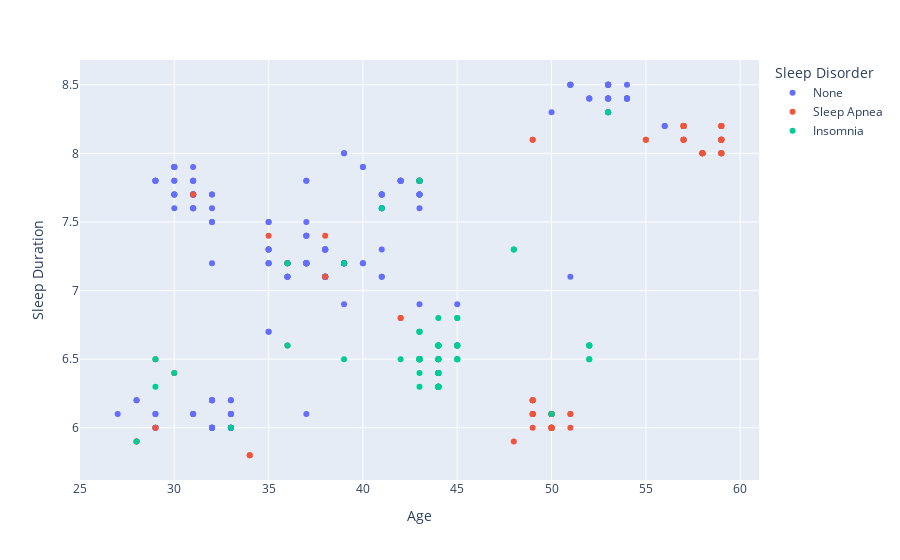

Notebook code cell kept with this figure:
### Code cell
px.scatter(df, x='Age', y='Sleep Duration', labels={'x': 'Age', 'y': 'Sleep Duration'}, color='Sleep Disorder')

### Figure 1 — Plotly figure (JSON) as saved in the notebook; plotly's stock layout.template omitted (floating-point values rounded to 4 significant figures; data arrays with more than 128 entries replaced by an {"elided": "..."} marker saying what was removed)
{"data": [{"hovertemplate": "Sleep Disorder=None<br>Age=%{x}<br>Sleep Duration=%{y}<extra></extra>", "legendgroup": "None", "marker": {"color": "#636efa", "symbol": "circle"}, "mode": "markers", "name": "None", "orientation": "v", "showlegend": true, "type": "scatter", "x": {"elided": "219 int values"}, "xaxis": "x", "y": {"elided": "219 float values"}, "yaxis": "y"}, {"hovertemplate": "Sleep Disorder=Sleep Apnea<br>Age=%{x}<br>Sleep Duration=%{y}<extra></extra>", "legendgroup": "Sleep Apnea", "marker": {"color": "#EF553B", "symbol": "circle"}, "mode": "markers", "name": "Sleep Apnea", "orientation": "v", "showlegend": true, "type": "scatter", "x": [28, 28, 29, 29, 30, 31, 34, 34, 35, 36, 36, 38, 38, 42, 42, 43, 43, 48, 49, 49, 49, 49, 49, 49, 49, 49, 49, 49, 50, 50, 50, 50, 50, 50, 50, 50, 50, 50, 50, 50, 50, 50, 50, 50, 50, 51, 51, 51, 55, 55, 57, 57, 57, 57, 57, 57, 57, 57, 58, 58, 58, 58, 58, 58, 59, 59, 59, 59, 59, 59, 59, 59, 59, 59, 59, 59, 59, 59], "xaxis": "x", "y": [5.9, 5.9, 6.5, 6, 6.4, 7.7, 5.8, 5.8, 7.4, 6.6, 7.2, 7.1, 7.4, 6.8, 6.8, 7.8, 6.5, 5.9, 6, 6.1, 6.1, 6.1, 6.1, 6.2, 6.2, 6.2, 8.1, 8.1, 6.1, 6, 6, 6, 6, 6, 6, 6, 6.1, 6, 6.1, 6.1, 6, 6.1, 6, 6.1, 6.1, 6, 6.1, 6.1, 8.1, 8.1, 8.2, 8.2, 8.2, 8.2, 8.2, 8.1, 8.1, 8.1, 8, 8, 8, 8, 8, 8, 8.2, 8.2, 8.2, 8.2, 8, 8, 8.1, 8, 8.1, 8.1, 8, 8.1, 8.1, 8.1], "yaxis": "y"}, {"hovertemplate": "Sleep Disorder=Insomnia<br>Age=%{x}<br>Sleep Duration=%{y}<extra></extra>", "legendgroup": "Insomnia", "marker": {"color": "#00cc96", "symbol": "circle"}, "mode": "markers", "name": "Insomnia", "orientation": "v", "showlegend": true, "type": "scatter", "x": [28, 29, 29, 30, 33, 36, 36, 39, 39, 41, 42, 43, 43, 43, 43, 43, 43, 43, 43, 43, 43, 43, 43, 43, 43, 43, 43, 43, 44, 44, 44, 44, 44, 44, 44, 44, 44, 44, 44, 44, 44, 44, 44, 44, 44, 44, 44, 44, 44, 44, 44, 44, 44, 44, 44, 44, 45, 45, 45, 45, 45, 45, 45, 45, 45, 45, 45, 48, 48, 50, 52, 52, 52, 52, 52, 52, 53], "xaxis": "x", "y": [5.9, 6.3, 6.5, 6.4, 6, 7.2, 6.6, 7.2, 6.5, 7.6, 6.5, 6.7, 6.3, 6.7, 6.5, 6.7, 6.4, 6.5, 6.5, 6.5, 6.5, 6.5, 6.5, 6.5, 6.5, 6.5, 7.8, 7.8, 6.6, 6.4, 6.3, 6.4, 6.6, 6.3, 6.6, 6.3, 6.6, 6.3, 6.6, 6.3, 6.6, 6.3, 6.6, 6.3, 6.4, 6.5, 6.3, 6.4, 6.5, 6.3, 6.4, 6.5, 6.3, 6.5, 6.3, 6.8, 6.8, 6.8, 6.5, 6.5, 6.5, 6.5, 6.6, 6.6, 6.6, 6.6, 6.6, 7.3, 7.3, 6.1, 6.5, 6.5, 6.6, 6.6, 6.6, 6.6, 8.3], "yaxis": "y"}], "layout": {"legend": {"title": {"text": "Sleep Disorder"}, "tracegroupgap": 0}, "margin": {"t": 60}, "xaxis": {"anchor": "y", "domain": [0, 1], "title": {"text": "Age"}}, "yaxis": {"anchor": "x", "domain": [0, 1], "title": {"text": "Sleep Duration"}}}}
